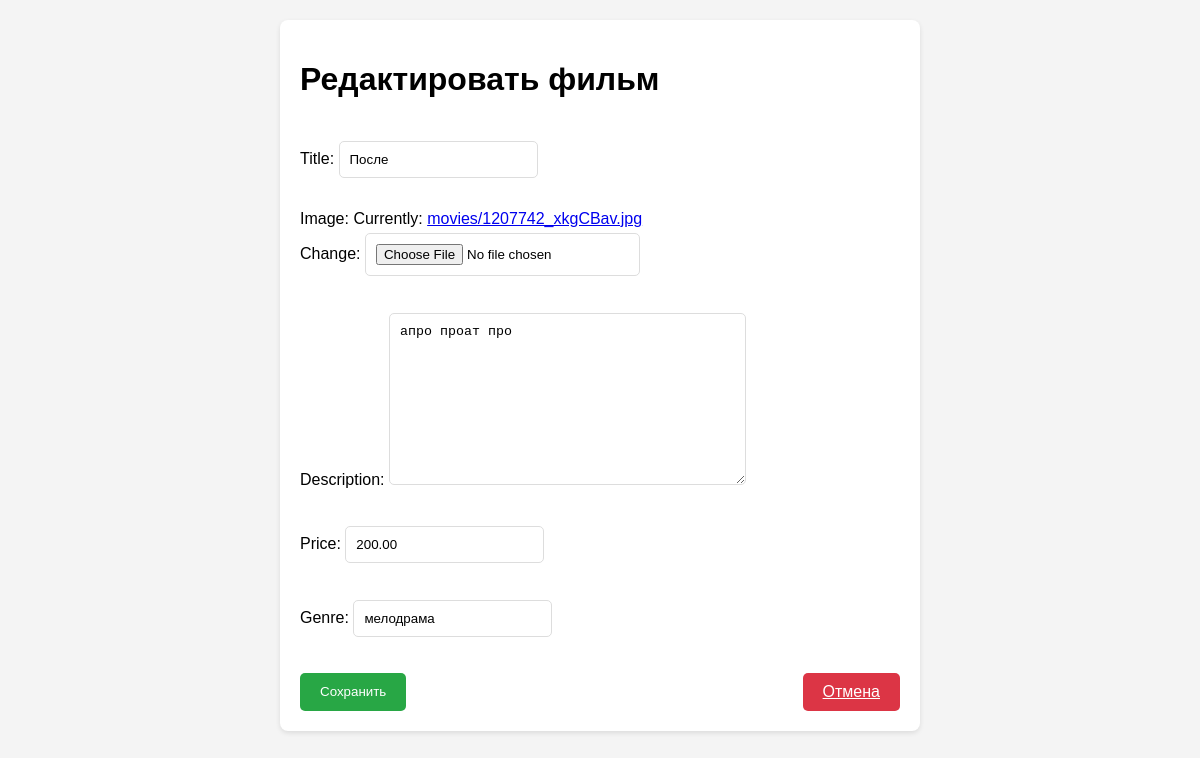
The app's page /update/2/ with its own data.
### tv_show/models.py (models this page shows, shortened)
class Movie(models.Model):
    title = models.CharField(max_length=100)
    image = models.ImageField(upload_to='movies/')
    description = models.TextField()
    price = models.DecimalField(max_digits=6, decimal_places=2)
    genre = models.CharField(max_length=100)
    created_at = models.DateTimeField(auto_now_add=True)

### tv_show/views.py (the view)
# urls.py: path('update/<int:id>/', views.MovieUpdateView.as_view(), name='edit_movie'),
class MovieUpdateView(UpdateView):
    model = Movie
    form_class = forms.MovieForm
    template_name = 'movie_form.html'
    context_object_name = 'movie'
    success_url = reverse_lazy('movie_list')
    def get_object(self, **kwargs):
        movie_id = self.kwargs.get('id')
        return get_object_or_404(Movie, id=movie_id)

### tv_show/forms.py
class MovieForm(forms.ModelForm):
    class Meta:
        model = models.Movie
        fields = "__all__"

### templates/movie_form.html (shortened to what this page needs)
<!DOCTYPE html>
<html lang="ru">
<head>
</head>
<body>
    <div class="container">
        <h1>{% if object %}Редактировать{% else %}Добавить{% endif %} фильм</h1>
        <form method="post" enctype="multipart/form-data">
            {{ form.as_p }}
            <div class="form-actions">
                <button type="submit" class="btn btn-primary">Сохранить</button>
                <a href="{% url 'movie_list' %}" class="btn btn-danger">Отмена</a>
            </div>
        </form>
    </div>
</body>
</html>

### templates/movie_form.html (style rules this page uses)
body { font-family: Arial, sans-serif; background-color: #f4f4f4; margin: 0; padding: 0; display: flex; flex-direction: column; align-items: center; }
.container { width: 50%; max-width: 800px; margin: 20px auto; background-color: white; padding: 20px; border-radius: 8px; box-shadow: 0 2px 5px rgba(0, 0, 0, 0.1); }
form { display: flex; flex-direction: column; }
label { margin-top: 10px; }
input, textarea, select { margin-top: 5px; padding: 10px; border-radius: 5px; border: 1px solid #ddd; }
.form-actions { margin-top: 20px; display: flex; justify-content: space-between; }
.btn { padding: 10px 20px; border-radius: 5px; border: none; cursor: pointer; }
.btn-primary { background-color: #28a745; color: white; }
.btn-danger { background-color: #dc3545; color: white; }

### records on screen
Movie: title "После", description "апро проат про", price "200.00", genre "мелодрама"
